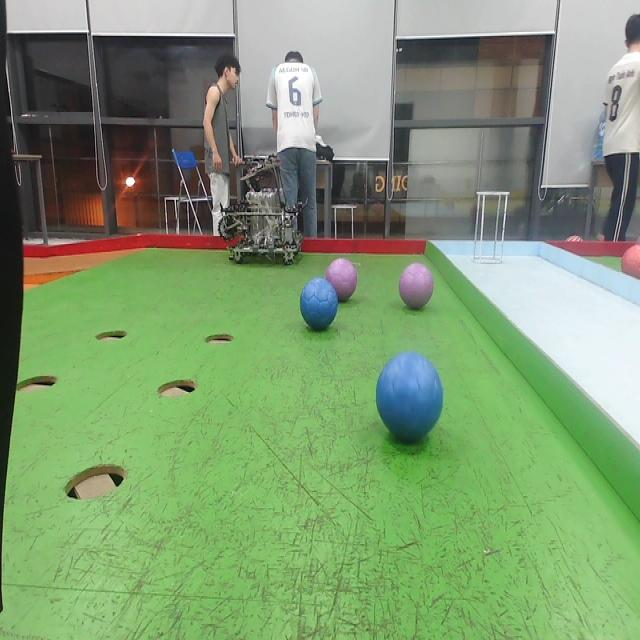
#> input picture slot 1/1.jpg, 640 x 640 px, found by its file name
$ python 'cv workshop.py'
#> lines starting #> are read from the running program, lines starting #| are printed output that depends on the picture; after the words box and inside, x2 and y2 are one past the last pixel; in counts of white or black regions, pixels touching at a corner belong together
import cv2
import cv2 as cv
import numpy as np
file = r"C:\Users\DELL\Desktop\cv_workshop_data\slot 1\1.jpg"

img = cv.imread(file)
#> img is the input picture: shape (640, 640, 3); mean B, G, R 114.2, 155, 128.1
img = cv.resize(img, (0, 0), fx=0.5, fy=0.5)
#> img: shape (320, 320, 3)

img_original = cv.imread(file)
img_original = cv.resize(img_original, (0, 0), fx=0.5, fy=0.5)

img_gray = cv.imread(file, cv.IMREAD_GRAYSCALE)
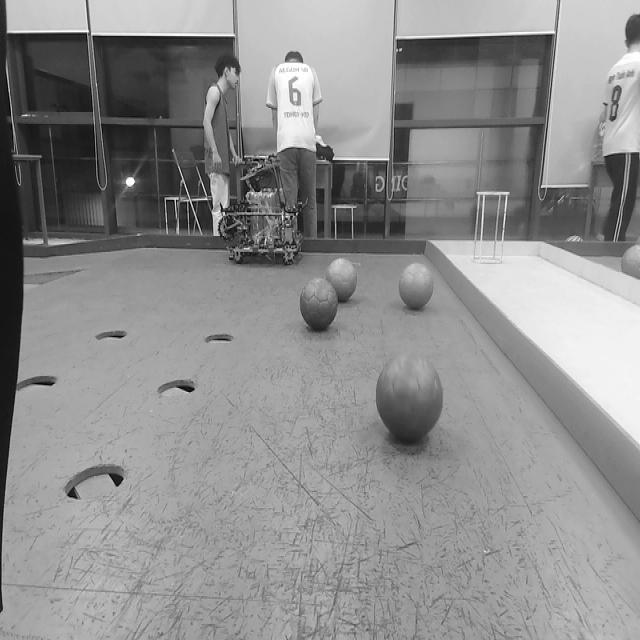
#> img_gray: shape (640, 640); min 0, max 255, mean 142.3
img_gray = cv.resize(img_gray, (0, 0), fx=0.5, fy=0.5)
#> img_gray: shape (320, 320)

img_hsv = cv.cvtColor(img, cv.COLOR_BGR2HSV)
#> img_hsv: shape (320, 320, 3); mean H, S, V 59.5, 75.4, 160

circles = cv.HoughCircles(img_gray,cv2.HOUGH_GRADIENT,1.2,100)
#> circles = None

canny = cv.Canny(img_gray,100,200)
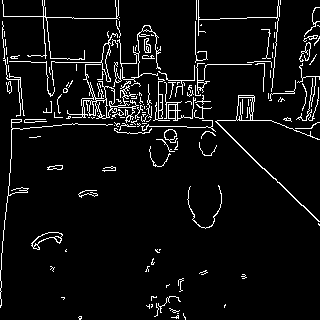
#> canny: shape (320, 320); 5.9% white in thin lines or dots

contours, hierarchy = cv.findContours(canny, cv.RETR_EXTERNAL, cv.CHAIN_APPROX_NONE)
#> contours = 148 contours, 133 with area under 20; largest, box (x1, y1, x2, y2) and area: (67, 64, 139, 123) 534, (215, 95, 320, 222) 494, (117, 25, 161, 82) 341, (31, 232, 63, 250) 206, (51, 33, 118, 86) 167
cv.drawContours(img, contours, -1, (255, 0, 0), 2)
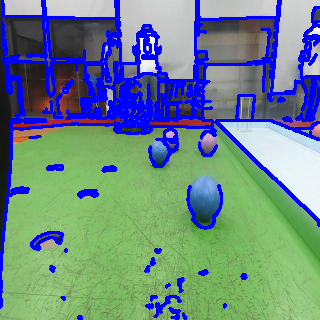
#> img: shape (320, 320, 3); mean B, G, R 139.3, 135.6, 108.8

cv.imshow('Original', img_gray)
cv.imshow('Detected_Shapes', img)
cv.imwrite('new_shape_color_detection.png', img)

cv.waitKey(0)
cv.destroyAllWindows()

$ run again, with slot 1/10.jpg copied over slot 1/1.jpg
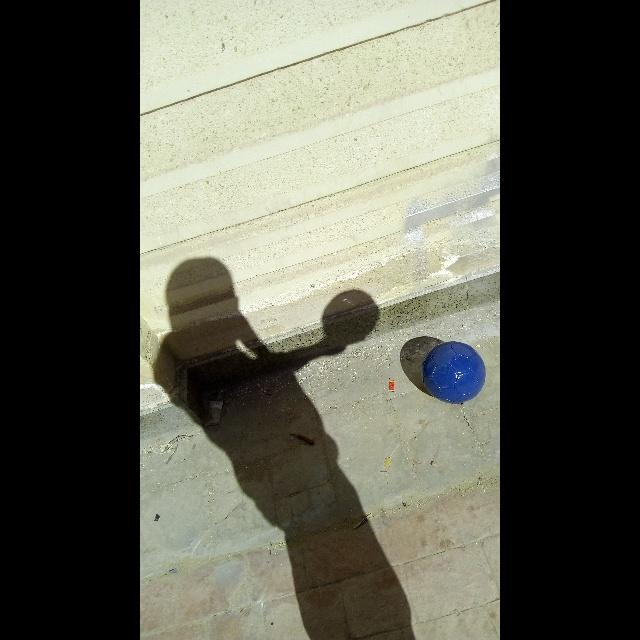
#> input picture slot 1/10.jpg, 640 x 640 px, found by its file name
#> img is the input picture: shape (640, 640, 3); mean B, G, R 82.6, 94.5, 94
#> img_hsv: shape (320, 320, 3); mean H, S, V 20.8, 34.7, 96.2
#> circles = None
#> `canny = cv.Canny(img_gray,100,200)`:
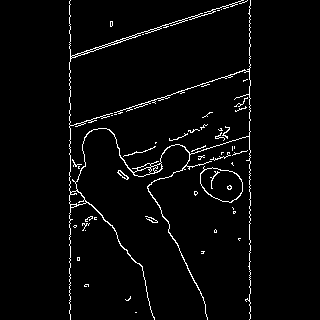
#> canny: shape (320, 320); 2.9% white in thin lines or dots, all inside (x1, y1, x2, y2) = (69, 0, 251, 320)
#> contours = 49 contours, 46 with area under 20; largest, box (x1, y1, x2, y2) and area: (200, 166, 243, 203) 1092, (69, 0, 251, 320) 820, (117, 170, 129, 180) 38
#> `cv.drawContours(img, contours, -1, (255, 0, 0), 2)`:
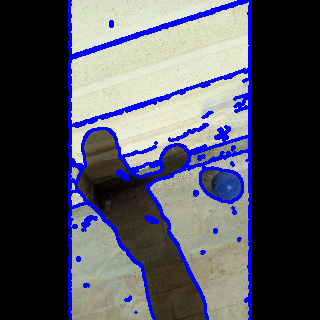
#> img: shape (320, 320, 3); mean B, G, R 93.8, 81.4, 81

$ run again, with slot 1/11.jpg copied over slot 1/1.jpg
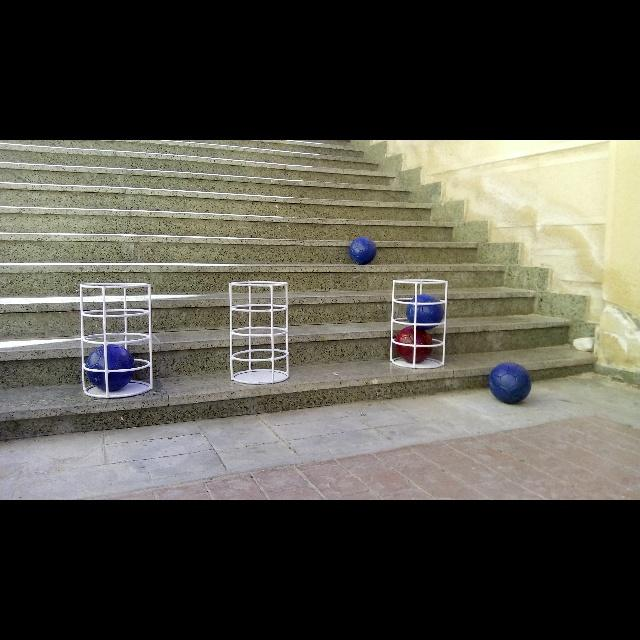
#> input picture slot 1/11.jpg, 640 x 640 px, found by its file name
#> img is the input picture: shape (640, 640, 3); mean B, G, R 73, 81.9, 83.8
#> img_hsv: shape (320, 320, 3); mean H, S, V 27.7, 32.5, 85.3
#> circles = [[148.2, 299.4, 154.1], [93, 157.8, 32.4]]
#> `canny = cv.Canny(img_gray,100,200)`:
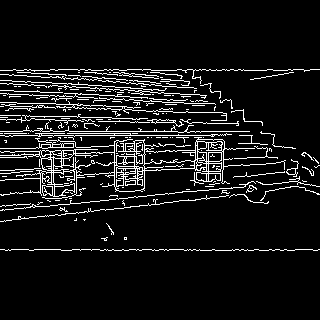
#> canny: shape (320, 320); 8.5% white in thin lines or dots, all inside (x1, y1, x2, y2) = (0, 69, 320, 251)
#> contours = 168 contours, 161 with area under 20; largest, box (x1, y1, x2, y2) and area: (0, 137, 286, 199) 4923, (0, 101, 227, 121) 159, (0, 138, 74, 149) 112, (147, 119, 184, 127) 61, (0, 133, 232, 137) 50, (286, 159, 299, 177) 48, (0, 125, 250, 133) 20
#> `cv.drawContours(img, contours, -1, (255, 0, 0), 2)`:
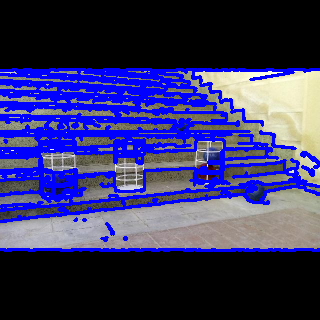
#> img: shape (320, 320, 3); mean B, G, R 103.8, 53.7, 55

$ run again, with slot 1/12.jpg copied over slot 1/1.jpg
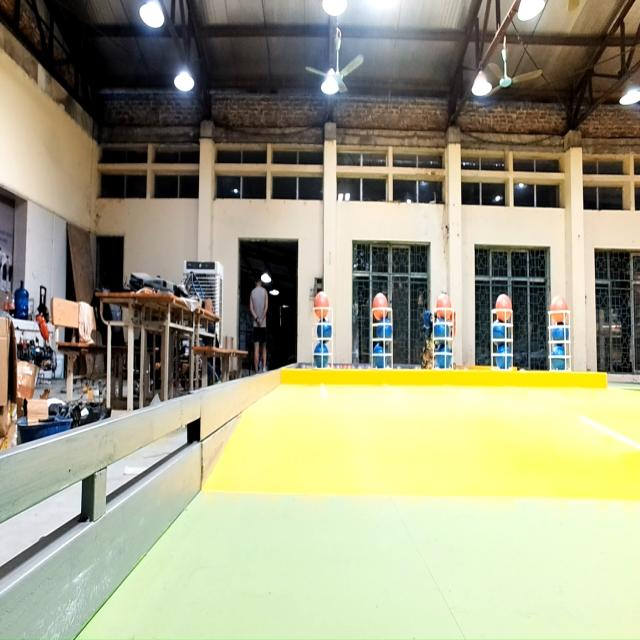
#> input picture slot 1/12.jpg, 640 x 640 px, found by its file name
#> img is the input picture: shape (640, 640, 3); mean B, G, R 131.5, 158.7, 159.6
#> img_hsv: shape (320, 320, 3); mean H, S, V 45.2, 65.9, 166.8
#> circles = [[245.4, 118.2, 65.28], [84.6, 117, 77.4]]
#> `canny = cv.Canny(img_gray,100,200)`:
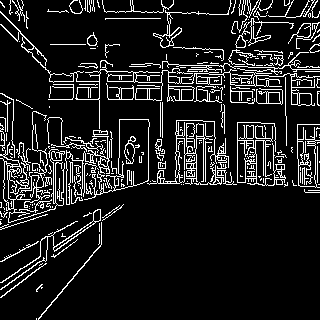
#> canny: shape (320, 320); 11.7% white in thin lines or dots
#> contours = 261 contours, 233 with area under 20; largest, box (x1, y1, x2, y2) and area: (84, 119, 150, 200) 2026, (237, 122, 286, 186) 898, (0, 11, 320, 129) 817, (0, 142, 65, 223) 404, (147, 120, 229, 185) 348
#> `cv.drawContours(img, contours, -1, (255, 0, 0), 2)`:
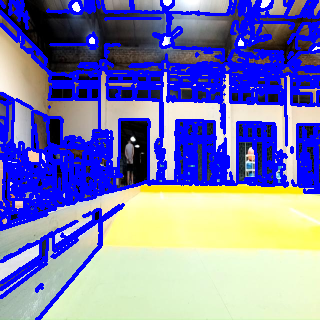
#> img: shape (320, 320, 3); mean B, G, R 179.9, 123.9, 122.7
